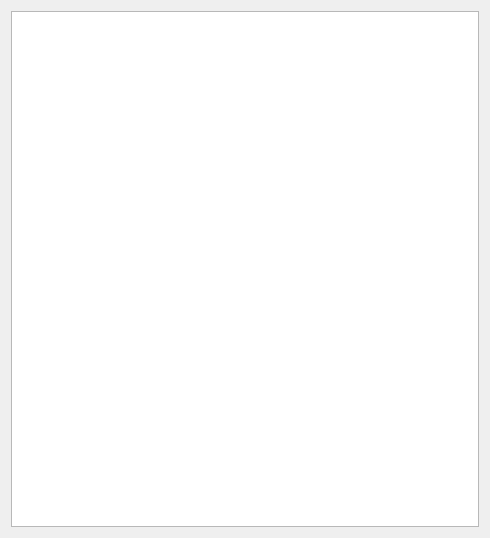
<?xml version="1.0" encoding="UTF-8"?>
<ui version="4.0">
 <class>Form</class>
 <widget class="QWidget" name="Form">
  <property name="geometry">
   <rect>
    <x>0</x>
    <y>0</y>
    <width>490</width>
    <height>538</height>
   </rect>
  </property>
  <property name="windowTitle">
   <string>Form</string>
  </property>
  <layout class="QVBoxLayout" name="verticalLayout">
   <item>
    <widget class="QTextEdit" name="show_stat">
     <property name="font">
      <font>
       <pointsize>12</pointsize>
      </font>
     </property>
     <property name="readOnly">
      <bool>true</bool>
     </property>
    </widget>
   </item>
  </layout>
 </widget>
 <resources/>
 <connections/>
</ui>
